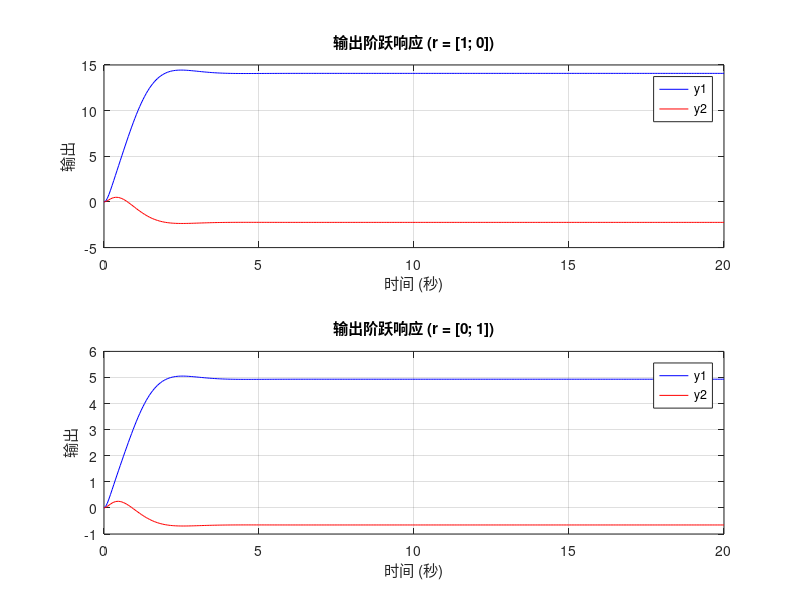
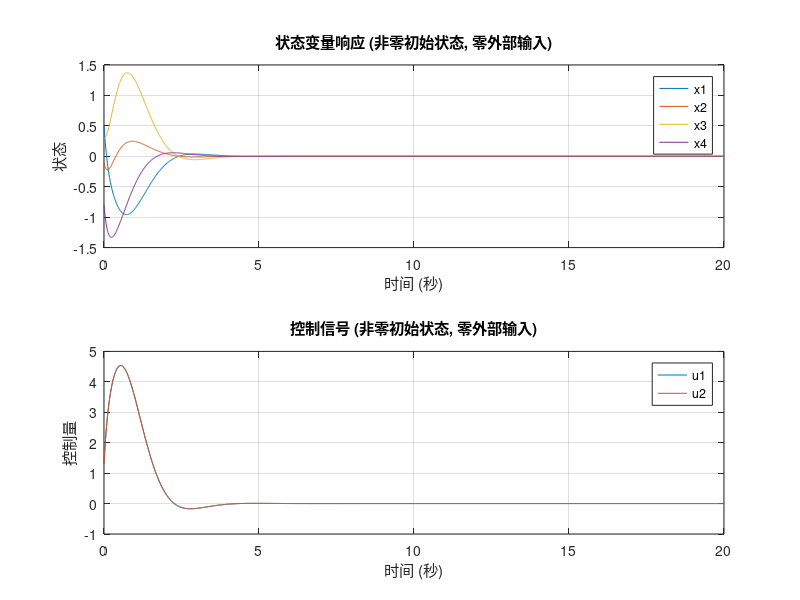

MATLAB code for these plots, in order:
% task1_pole_placement_design.m
% This script performs all steps for Task 1:
% 1. Defines system matrices A, B, C based on matriculation number.
% 2. Checks system controllability.
% 3. Determines desired closed-loop pole locations.
% 4. Calculates state feedback gain matrix K using the Unity Rank method.
% 5. Verifies pole placement.

clear; clc; close all; % 清除工作区、命令行窗口并关闭所有图形窗口

%% 步骤一：系统矩阵的确定与可控性检验
% --- 用户自定义参数 ---
% 学号的最后四位数字: a, b, c, d
a = 8;
b = 4;
c = 0;
d = 1;

fprintf('使用参数: a=%d, b=%d, c=%d, d=%d\n\n', a, b, c, d);

% 1. 确定系统矩阵 (A, B, C)：
% 根据学号参数 a, b, c, d，将其代入项目文件（Page 3，公式2）中给出的 A, B, C 矩阵的表达式。

% --- 矩阵 A 的定义 ---
A = zeros(4, 4);
A(1,1) = -8.8487 + (a - b) / 5;
A(1,2) = -0.0399;
A(1,3) = -5.5500 + (c * d + 5) / 10; % 使用您提供的公式
A(1,4) = 3.5846;

A(2,1) = -4.5740;
A(2,2) = 2.5010 * (d + 5) / (c + 5);
A(2,3) = -4.3662;
A(2,4) = -1.1183 - (a - c) / 20;

A(3,1) = 3.7698;
A(3,2) = 16.1212 - c / 5;
A(3,3) = -18.2103 + (a + d) / (b + 4);
A(3,4) = 4.4936;

A(4,1) = -8.5645 - (a - b) / (c + d + 2);
A(4,2) = 8.3742;
A(4,3) = -4.4331;
A(4,4) = -7.7181 * (c + 5) / (b + 5);

% --- 矩阵 B 的定义 ---
B = zeros(4, 2);
B(1,1) = 0.0564 + b / (10 + c); % 使用您提供的公式
B(1,2) = 0.0319;

B(2,1) = 0.0165 - (c + d - 5) / (1000 + 20 * a);
B(2,2) = -0.02;

B(3,1) = 4.4939;
B(3,2) = 1.5985 * (a + 10) / (b + 12);

B(4,1) = -1.4269;
B(4,2) = -0.2730;

% --- 矩阵 C 的定义 ---
C = zeros(2, 4);
C(1,1) = -3.2988;
C(1,2) = -2.1932 + (10 * c + d) / (100 + 5 * a);
C(1,3) = 0.0370;
C(1,4) = -0.0109;

C(2,1) = 0.2922 - (a * b) / 500;
C(2,2) = -2.1506;
C(2,3) = -0.0104;
C(2,4) = 0.0163;

% --- 显示矩阵 ---
disp('矩阵 A:');
disp(A);
disp('矩阵 B:');
disp(B);
disp('矩阵 C:');
disp(C);

% --- 创建状态空间模型 ---
sys = ss(A, B, C, 0);
disp('State-space model ''sys'' created successfully.');

% 2. 检验系统的可控性：构建系统的可控性矩阵 W_c，并计算其秩。
% 根据第7章（Page 21，定理1 / Slide Page），系统能够通过状态反馈任意配置极点的充要条件是系统是可控的。
% 如果系统不可控，那么我们将无法将所有极点移动到我们期望的位置，任务目标就无法实现。

n = size(A, 1); % 状态变量的数量 n = 4（四阶系统）
m = size(B, 2); % 输入的数量  m = 2（两个输入：u1: VGT（可变几何涡轮）的叶片位置，u2: EGR（废气再循环）的阀门位置）

Wc = ctrb(A, B); % 计算可控性矩阵 （[B, AB, A^2B, A^3B]）
rank_Wc = rank(Wc); % 计算可控性矩阵的秩

fprintf('\n可控性矩阵的秩: %d\n', rank_Wc);
if rank_Wc == n
    disp('系统是可控的。');
else
    disp('系统是不可控的。无法通过极点配置实现所有期望极点。');
    return; % 如果不可控，则退出脚本
end

%% --- 步骤二：确定期望的闭环极点位置 ---
% 将性能指标转换为S平面区域：利用二阶系统近似公式，将超调量和稳定时间的要求转换为S平面上极点必须满足的区域。
% 第7章（Page 11）提供了这些公式，它们是连接时域性能和频域（极点位置）特性的桥梁。

% 性能指标：
Mp_target = 0.10; % 目标超调量 < 10%
ts_target = 5;    % 目标2%稳定时间 < 5秒

% 1. 根据超调量计算最小阻尼比 (zeta_min)
zeta_min = -log(Mp_target) / sqrt(pi^2 + log(Mp_target)^2);  % 0.591
fprintf('根据超调量 Mp < %.1f%%, 所需最小阻尼比 zeta > %.3f\n', Mp_target*100, zeta_min);

% 2. 根据稳定时间计算最小极点实部 (sigma_min = zeta*omega_n)
sigma_min = 4 / ts_target;  % 0.800
fprintf('根据稳定时间 ts < %d 秒, 所需最小极点实部 |Re(lambda)| > %.3f\n', ts_target, sigma_min);

% 3. 选择期望的闭环极点
% 考虑到需要一定的超调，选择一对复数共轭主导极点
dominant_real_part = -1.5; % 满足 |Re(lambda)| > sigma_min (1.5 > 0.8)
dominant_imag_part = 1.5;  % 配合实部，使阻尼比满足要求

% 验证主导极点的阻尼比和自然频率
omega_n_dominant = sqrt(dominant_real_part^2 + dominant_imag_part^2);
zeta_dominant = abs(dominant_real_part) / omega_n_dominant;
fprintf('选择主导极点 Re(lambda) = %.1f, Im(lambda) = %.1f\n', dominant_real_part, dominant_imag_part);
fprintf('  -> 对应自然频率 omega_n = %.3f, 阻尼比 zeta = %.3f\n', omega_n_dominant, zeta_dominant);
if zeta_dominant > zeta_min
   fprintf('  -> 阻尼比满足 Mp 要求 (%.3f > %.3f)\n', zeta_dominant, zeta_min);
else
   fprintf('  -> 阻尼比不满足 Mp 要求 (%.3f <= %.3f), 可能需要调整极点位置\n', zeta_dominant, zeta_min);
end

% 选择非主导极点 (通常比主导极点快3-5倍)
% 主导极点实部为 -1.5，选择 -5.0 和 -6.0 作为非主导极点
non_dominant_1 = -5.0;
non_dominant_2 = -6.0;
fprintf('选择非主导极点: %.1f, %.1f (比主导极点快约3-4倍)\n', non_dominant_1, non_dominant_2);

P_desired = [dominant_real_part + dominant_imag_part*1j, ...
             dominant_real_part - dominant_imag_part*1j, ...
             non_dominant_1, ...
             non_dominant_2];  % [-1.5 + 1.5j, -1.5 - 1.5j, -5.0, -6.0]
fprintf('\n最终期望的闭环极点 P_desired:\n');
disp(P_desired);


%% --- 步骤三：计算反馈增益矩阵 K (使用单位秩方法) ---

% 3.1 选择权重向量 q:选择一个 m x 1（即 2 x 1）的非零向量 q，使得 (A, Bq) 对是可控的
% 第7章 §7.4.1 Unity Rank K (Page 50-56) 介绍了单位秩方法。它通过将多输入系统 (A, B) 转换为一个等效的单输入系统 (A,Bq)，
% 从而可以使用单输入系统的极点配置方法来求解。选择 q 的目的是确保这个等效的单输入系统仍然可控。

% 尝试 q = [1; 1] 以确保两个执行器都被利用
q = [1; 1]; 
fprintf('\n尝试权重向量 q = [%d; %d]\n', q(1), q(2));

% 计算 Bq
Bq = B * q;

% 检验 (A, Bq) 的可控性
Wc_siso = ctrb(A, Bq);
rank_Wc_siso = rank(Wc_siso);

fprintf('(A, Bq) 的可控性矩阵的秩: %d\n', rank_Wc_siso);
if rank_Wc_siso == n
    disp('(A, Bq) 是可控的。继续进行极点配置。');
    
    % 3.2 计算等效单输入反馈增益 k_siso
    % 使用 'acker' 函数进行极点配置
    k_siso = acker(A, Bq, P_desired);
    
    % 3.3 构建最终的MIMO反馈增益矩阵 K
    K = q * k_siso; % K = q * k_siso; 这里的 k_siso 是行向量，q 是列向量，所以 K 是列向量 * 行向量 = 矩阵
    
    fprintf('\n计算出的反馈增益矩阵 K:\n');
disp(K);
    
    % 验证极点配置是否成功 (检查 A-BK 的特征值)
    A_cl_check = A - B * K;
    fprintf('\nA-BK 的特征值 (闭环极点):\n');
    disp(eig(A_cl_check));
    
else
    disp('(A, Bq) 是不可控的。可能需要尝试不同的 q 向量。');
    % 如果 q = [1; 1] 失败，可以尝试 q = [1; 0] 或 q = [0; 1]
    K = []; 
end

%% 步骤四 ：仿真与性能分析
% 4.1 构建闭环系统模型
A_cl = A - B * K;
B_cl = B; % 假设参考输入 r 通过 B 矩阵进入系统 (u = -Kx + r)
C_cl = C;
D_cl = zeros(size(C,1), size(B,2)); % D矩阵为零

sys_cl = ss(A_cl, B_cl, C_cl, D_cl);
fprintf('\n闭环系统模型 sys_cl 创建成功。\n');

% 4.2 阶跃响应仿真
fprintf('\n--- 阶跃响应仿真 ---\n');
figure;

% --- 错误修正：MIMO 的 'step' 函数语法 ---
% 我们一次性计算所有输入的响应，然后分别提取它们。
T_final_step = 20; % 仿真时间
[y_all, t_all, x_all] = step(sys_cl, T_final_step);

% 提取对输入1 (r = [1; 0]) 的响应
y_step1 = y_all(:, :, 1); % 维度: [time, 2 outputs]
t_step1 = t_all;

% 提取对输入2 (r = [0; 1]) 的响应
y_step2 = y_all(:, :, 2); % 维度: [time, 2 outputs]
t_step2 = t_all;
% (我们在这里不需要 x_step1 和 x_step2，所以省略了提取)
% --- 修正结束 ---


% 仿真第一个输入通道的阶跃响应 (r = [1; 0])
subplot(2,1,1);
% --- 错误修正：'plot' 函数的语法 ---
% 将 "t_step1" 字符串改为了 t_step1 变量
plot(t_step1, y_step1(:,1), "b", t_step1, y_step1(:,2), "r");
% 或者使用更简洁的： plot(t_step1, y_step1);
title('输出阶跃响应 (r = [1; 0])');
xlabel('时间 (秒)');
ylabel('输出');
legend('y1', 'y2');
grid on;

% 仿真第二个输入通道的阶跃响应 (r = [0; 1])
subplot(2,1,2);
% --- 错误修正：'plot' 函数的语法 ---
plot(t_step2, y_step2(:,1), "b", t_step2, y_step2(:,2), "r");
% 或者使用更简洁的： plot(t_step2, y_step2);
title('输出阶跃响应 (r = [0; 1])');
xlabel('时间 (秒)');
ylabel('输出');
legend('y1', 'y2');
grid on;

% 4.3 非零初始状态响应仿真 (这部分代码是正确的)
fprintf('\n--- 非零初始状态响应仿真 ---\n');
x0 = [0.5; -0.1; 0.3; -0.8]; % 项目指定的初始状态
t_sim = 0:0.01:20; % 仿真时间

% 使用 initial 函数仿真，外部输入为零
[y_ic, t_ic, x_ic] = initial(sys_cl, x0, t_sim); % 这里的 sys_cl 已经包含了 A_cl = A-BK

figure;
subplot(2,1,1);
plot(t_ic, x_ic);
title('状态变量响应 (非零初始状态, 零外部输入)');
xlabel('时间 (秒)');
ylabel('状态');
legend('x1', 'x2', 'x3', 'x4');
grid on;

% 4.4 控制信号幅值监测 (这部分代码是正确的)
% u = -Kx
u_ic = -K * x_ic'; % 计算每个时间点的控制信号
subplot(2,1,2);
plot(t_ic, u_ic);
title('控制信号 (非零初始状态, 零外部输入)');
xlabel('时间 (秒)');
ylabel('控制量');
legend('u1', 'u2');
grid on;

fprintf('\n仿真完成。请检查生成的图形以分析性能。\n');
